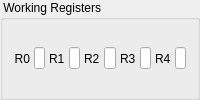
                <widget class="QGroupBox" name="wrGroupBox">
                <property name="title">
                  <string> Working Registers </string>
                </property>
                <layout class="QHBoxLayout" name="horizontalLayout" stretch="1,10,1,10,1,10,1,10,1,10">
                  <property name="spacing">
                  <number>4</number>
                  </property>
                  <item>
                  <widget class="QLabel" name="r0Label">
                    <property name="text">
                    <string>R0</string>
                    </property>
                    <property name="alignment">
                    <set>Qt::AlignRight|Qt::AlignTrailing|Qt::AlignVCenter</set>
                    </property>
                  </widget>
                  </item>
                  <item>
                  <widget class="QLineEdit" name="r0Edit">
                    <property name="key" stdset="0">
                      <string>WR0</string>
                    </property>
                    <property name="type" stdset="0">
                      <string>integer</string>
                    </property>
                    <property name="mask" stdset="0">
                      <string>0x%0.1X</string>
                    </property>
                    <property name="sizePolicy">
                    <sizepolicy hsizetype="Ignored" vsizetype="Fixed">
                      <horstretch>0</horstretch>
                      <verstretch>0</verstretch>
                    </sizepolicy>
                    </property>
                  </widget>
                  </item>
                  <item>
                  <widget class="QLabel" name="r1Label">
                    <property name="text">
                    <string>R1</string>
                    </property>
                  </widget>
                  </item>
                  <item>
                  <widget class="QLineEdit" name="r1Edit">
                    <property name="key" stdset="0">
                      <string>WR1</string>
                    </property>
                    <property name="type" stdset="0">
                      <string>integer</string>
                    </property>
                    <property name="mask" stdset="0">
                      <string>0x%0.1X</string>
                    </property>
                    <property name="sizePolicy">
                    <sizepolicy hsizetype="Ignored" vsizetype="Fixed">
                      <horstretch>0</horstretch>
                      <verstretch>0</verstretch>
                    </sizepolicy>
                    </property>
                  </widget>
                  </item>
                  <item>
                  <widget class="QLabel" name="r2Label">
                    <property name="text">
                    <string>R2</string>
                    </property>
                  </widget>
                  </item>
                  <item>
                  <widget class="QLineEdit" name="r2Edit">
                    <property name="key" stdset="0">
                      <string>WR2</string>
                    </property>
                    <property name="type" stdset="0">
                      <string>integer</string>
                    </property>
                    <property name="mask" stdset="0">
                      <string>0x%0.1X</string>
                    </property>
                    <property name="sizePolicy">
                    <sizepolicy hsizetype="Ignored" vsizetype="Fixed">
                      <horstretch>0</horstretch>
                      <verstretch>0</verstretch>
                    </sizepolicy>
                    </property>
                  </widget>
                  </item>
                  <item>
                  <widget class="QLabel" name="r3Label">
                    <property name="text">
                    <string>R3</string>
                    </property>
                  </widget>
                  </item>
                  <item>
                  <widget class="QLineEdit" name="r3Edit">
                    <property name="key" stdset="0">
                      <string>WR3</string>
                    </property>
                    <property name="type" stdset="0">
                      <string>integer</string>
                    </property>
                    <property name="mask" stdset="0">
                      <string>0x%0.1X</string>
                    </property>
                    <property name="sizePolicy">
                    <sizepolicy hsizetype="Ignored" vsizetype="Fixed">
                      <horstretch>0</horstretch>
                      <verstretch>0</verstretch>
                    </sizepolicy>
                    </property>
                  </widget>
                  </item>
                  <item>
                  <widget class="QLabel" name="r4Label">
                    <property name="text">
                    <string>R4</string>
                    </property>
                  </widget>
                  </item>
                  <item>
                  <widget class="QLineEdit" name="r4Edit">
                    <property name="key" stdset="0">
                      <string>WR4</string>
                    </property>
                    <property name="type" stdset="0">
                      <string>integer</string>
                    </property>
                    <property name="mask" stdset="0">
                      <string>0x%0.1X</string>
                    </property>
                    <property name="sizePolicy">
                    <sizepolicy hsizetype="Ignored" vsizetype="Fixed">
                      <horstretch>0</horstretch>
                      <verstretch>0</verstretch>
                    </sizepolicy>
                    </property>
                  </widget>
                  </item>
                </layout>
                </widget>
